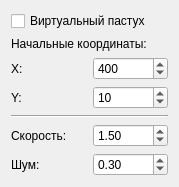
<?xml version="1.0" encoding="UTF-8"?>
<ui version="4.0">
 <class>CShepherdParams</class>
 <widget class="QDialog" name="CShepherdParams">
  <property name="geometry">
   <rect>
    <x>0</x>
    <y>0</y>
    <width>179</width>
    <height>181</height>
   </rect>
  </property>
  <property name="windowTitle">
   <string>Параметры пастуха</string>
  </property>
  <layout class="QVBoxLayout" name="verticalLayout">
   <item>
    <widget class="QCheckBox" name="virtual_shepherd">
     <property name="text">
      <string>Виртуальный пастух</string>
     </property>
     <property name="checked">
      <bool>false</bool>
     </property>
     <property name="tristate">
      <bool>false</bool>
     </property>
    </widget>
   </item>
   <item>
    <widget class="QLabel" name="label">
     <property name="text">
      <string>Начальные координаты:</string>
     </property>
    </widget>
   </item>
   <item>
    <layout class="QHBoxLayout" name="horizontalLayout">
     <item>
      <widget class="QLabel" name="label_2">
       <property name="text">
        <string>X:</string>
       </property>
      </widget>
     </item>
     <item>
      <widget class="QSpinBox" name="x_shepherd">
       <property name="maximum">
        <number>500</number>
       </property>
       <property name="value">
        <number>400</number>
       </property>
      </widget>
     </item>
    </layout>
   </item>
   <item>
    <layout class="QHBoxLayout" name="horizontalLayout_2">
     <item>
      <widget class="QLabel" name="label_3">
       <property name="text">
        <string>Y:</string>
       </property>
      </widget>
     </item>
     <item>
      <widget class="QSpinBox" name="y_shepherd">
       <property name="maximum">
        <number>500</number>
       </property>
       <property name="value">
        <number>10</number>
       </property>
      </widget>
     </item>
    </layout>
   </item>
   <item>
    <widget class="Line" name="line">
     <property name="orientation">
      <enum>Qt::Horizontal</enum>
     </property>
    </widget>
   </item>
   <item>
    <layout class="QHBoxLayout" name="horizontalLayout_3">
     <item>
      <widget class="QLabel" name="label_4">
       <property name="text">
        <string>Скорость:</string>
       </property>
      </widget>
     </item>
     <item>
      <widget class="QDoubleSpinBox" name="speed">
       <property name="minimum">
        <double>0.010000000000000</double>
       </property>
       <property name="maximum">
        <double>20.000000000000000</double>
       </property>
       <property name="singleStep">
        <double>0.500000000000000</double>
       </property>
       <property name="value">
        <double>1.500000000000000</double>
       </property>
      </widget>
     </item>
    </layout>
   </item>
   <item>
    <layout class="QHBoxLayout" name="horizontalLayout_5">
     <item>
      <widget class="QLabel" name="label_5">
       <property name="text">
        <string>Шум:</string>
       </property>
      </widget>
     </item>
     <item>
      <widget class="QDoubleSpinBox" name="noise">
       <property name="minimum">
        <double>0.010000000000000</double>
       </property>
       <property name="maximum">
        <double>5.000000000000000</double>
       </property>
       <property name="singleStep">
        <double>0.100000000000000</double>
       </property>
       <property name="value">
        <double>0.300000000000000</double>
       </property>
      </widget>
     </item>
    </layout>
   </item>
   <item>
    <spacer name="verticalSpacer">
     <property name="orientation">
      <enum>Qt::Vertical</enum>
     </property>
     <property name="sizeHint" stdset="0">
      <size>
       <width>20</width>
       <height>40</height>
      </size>
     </property>
    </spacer>
   </item>
  </layout>
 </widget>
 <resources/>
 <connections/>
</ui>
